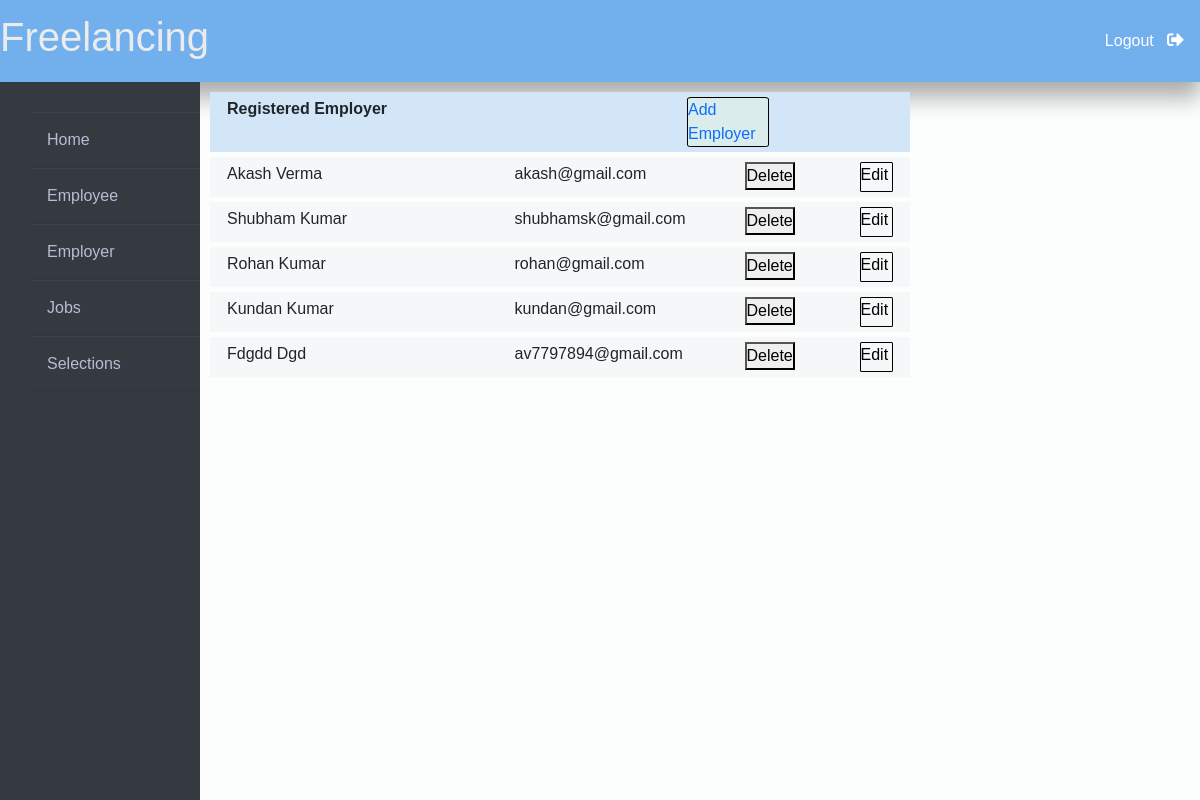
The app's page /admin_employer with its own data.
### employer/models.py (models this page shows, shortened)
class Employer(models.Model):
    user = models.OneToOneField(User, on_delete=models.CASCADE)
    Address=models.CharField(max_length=100, default='')
    Company_name=models.CharField(max_length=50, blank=True)
    phone_number = models.CharField(max_length=15)  # Adding phone number field
    @property
    def get_name(self):
        return self.user.first_name+" "+self.user.last_name
    @property
    def email(self):
        return self.user.email

### website/views.py (the view)
# urls.py: path('admin_employer', views.admin_employer, name = 'admin_employer'),
def admin_employer(request):
    employer=Employer.objects.all()
    return render(request, 'admin_employer.html',{'employer':employer})

### templates/admin_employer.html (shortened to what this page needs)
{% extends 'admin_base.html' %}
{% load static %}
{% block content %}
<div class="container" id="div1" style="margin-top: 1%; background-color: rgb(211, 230, 247); ">
    <div class="row">
        <div class="col-8">
            <b>Registered Employer</b>
        </div>
        <div class="col-4">
         <a href="{% url 'website:add_employer'%}" style="text-decoration: none;">
            <div style="height: 100%; width: 40%; background-color: rgb(218, 236, 236); border: 1px solid black; border-radius: 5%;">
                Add Employer
            </div>
         </a>
        </div>
    </div></div>
<div class="container" id="div2">
    {% for employer in employer %}
        <div class="row employee"  >
            <div class="col-5">
                {{employer.get_name | title}}
            </div>
            <div class="col-4">
                {{employer.email}}
            </div>
            <div class="col-2">
                <form method="post" action="{% url 'website:delete_employer' %}" onsubmit="return confirmDelete()">
                    <button type="submit">Delete</button>
                </form>
            </div>
            <div class="col-1">
                <a href="{% url 'website:edit_employer' employer_id=employer.id %}" style="text-decoration: none;">
                    <div style="height: 100%; width: 100%; background-color: transparent; border: 1px solid black; border-radius: 5%; color: black;">
                        Edit
                    </div>
                 </a>
            </div>
        </div>
    {% endfor %}
  </div>
{% endblock content %}

### templates/admin_base.html (style rules this page uses)
.row { padding: 5px; }
* { margin: 0; padding: 0; box-sizing: border-box; list-style: none; text-decoration: none; font-family: 'Josefin Sans', sans-serif; }
body { background-color: #f3f5f9; }
body { background-color: #fcfefd; }

### templates/admin_employer.html (style rules this page uses)
#div1,#div2 { width: 70%; margin-left: 1%; }
.employee { background-color: rgb(246, 247, 248); height: 40px; margin-top: 5px; }

### records on screen
Employer: get_name "Akash Verma", email "akash@gmail.com"
Employer: get_name "Shubham Kumar", email "shubhamsk@gmail.com"
Employer: get_name "Rohan Kumar", email "rohan@gmail.com"
Employer: get_name "Kundan Kumar", email "kundan@gmail.com"
Employer: get_name "Fdgdd Dgd", email "av7797894@gmail.com"
